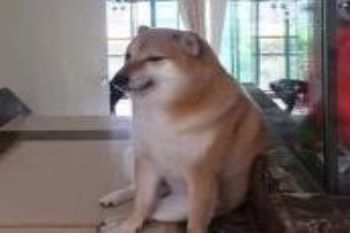
#> input picture xingtaixue/dog.png, 351 x 234 px
$ python pyramid.py
#> lines starting #> are read from the running program, lines starting #| are printed output that depends on the picture
"""金字塔"""
"""
高斯金字塔
向下采样方法（缩小）
向上采样方法（放大）
"""
import cv2
import matplotlib.pyplot as plt
import numpy as np

# img = cv2.imread('cat.jpg', cv2.IMREAD_GRAYSCALE)
img = cv2.imread('dog.png', cv2.IMREAD_GRAYSCALE)
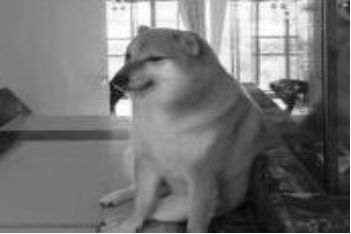
#> img: shape (234, 351); min 3, max 255, mean 116.6

cir = cv2.imread('circle.jpg')
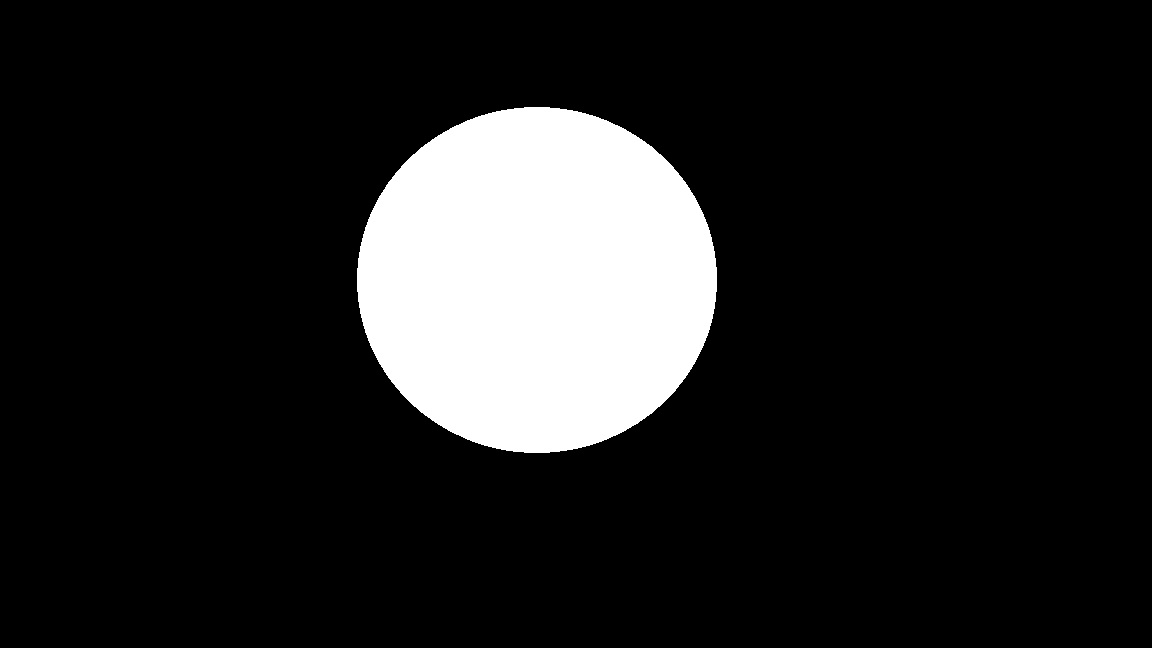
#> input picture xingtaixue/circle.jpg, 1152 x 648 px
#> cir is the input picture: shape (648, 1152, 3); min 0, max 255, mean 33.4


def cv_show(img, name):
    cv2.imshow(name, img)
    cv2.waitKey(0)
    cv2.destroyAllWindows()


print(img.shape)
#| (234, 351)

up = cv2.pyrUp(img)
cv_show(up, 'up')
print(up.shape)
#| (468, 702)

down = cv2.pyrDown(img)
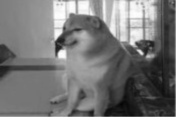
#> down: shape (117, 176); min 5, max 254, mean 116.2
cv_show(down, "down")
print(down.shape)
#| (117, 176)

"""
拉普拉斯金字塔
L = img - pyrUp(pyrDown(img))
"""
down_up = cv2.pyrUp(down)
down_up = cv2.resize(down_up, (351, 234))
#> down_up: shape (234, 351)
L1 = img - down_up
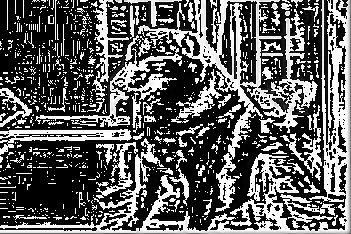
#> L1: shape (234, 351); min 0, max 255, mean 94.3
cv_show(L1, 'L1')
